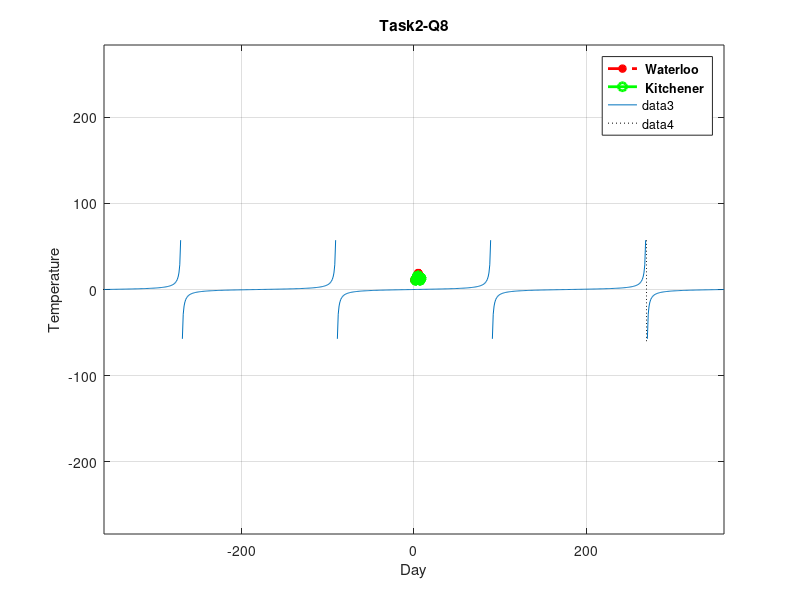

Write MATLAB code to recreate this figure.
% Plotting
% Author: Chul Min Yeum
% Email: cmyeum@uwaterloo.ca
% Last updated: 2019-06-12

% Write your script to solve questions in a cumulative way

%% Task 2: Plot a vector
close;clc;clear

x = 1:7;
y = [11 13 14 12 19 11 12];
plot(x,y, 'r')

xlabel('Day');
ylabel('Temperature');
title('Task2-base plot');

%% Task2-Q1: Change the line as a dashed line
% https://www.mathworks.com/help/matlab/ref/plot.html#btzitot-LineSpec
close;clc;clear

x = 1:7;
y = [11 13 14 12 19 11 12];
plot(x,y, '--r')

xlabel('Day');
ylabel('Temperature');
title('Task2-Q1');

%% Task2-Q2: Add data point markers on the line
% https://www.mathworks.com/help/matlab/ref/plot.html#btzitot-LineSpec
close;clc;clear

x = 1:7;
y = [11 13 14 12 19 11 12];
plot(x,y, '--r*')

xlabel('Day');
ylabel('Temperature');
title('Task2-Q2');

%% Task2-Q3: Change the line width
% https://www.mathworks.com/help/matlab/ref/plot.html#namevaluepairarguments
close;clc;clear

x = 1:7;
y = [11 13 14 12 19 11 12];
plot(x,y, '--r*', 'linewidth', 2)

xlabel('Day');
ylabel('Temperature');
title('Task2-Q3');

%% Task2-Q4: Make the same length for the data along each axis
% See the axis. The unit lengthes in x- and y-axis are different. How to
% make them identical? axis equal
close;clc;clear

x = 1:7;
y = [11 13 14 12 19 11 12];
plot(x,y, '--r*', 'linewidth', 2)

axis equal
xlabel('Day');
ylabel('Temperature');
title('Task2-Q4');

%% Task2-Q5: Add another line using "hold on" (different color lines)
% x2 = 2:8; 
% y2 = [11 12 15 16 12 11 13];
% https://www.mathworks.com/help/matlab/ref/hold.html
close;clc;clear

x = 1:7;
y = [11 13 14 12 19 11 12];
plot(x,y, '--r*', 'linewidth', 2)

hold on;
x2 = 2:8; 
y2 = [11 12 15 16 12 11 13];
plot(x2,y2, '-go', 'linewidth', 2)

axis equal
xlabel('Day');
ylabel('Temperature');
title('Task2-Q5');

%% Task2-Q6: Turn on grid
% grid on
close;clc;clear

x = 1:7;
y = [11 13 14 12 19 11 12];
plot(x,y, '--r*', 'linewidth', 2)

hold on;
x2 = 2:8; 
y2 = [11 12 15 16 12 11 13];
plot(x2,y2, '-go', 'linewidth', 2)

axis equal
grid on
xlabel('Day');
ylabel('Temperature');
title('Task2-Q6');

%% Task2-Q7: Add legend (label) to your graph (Let's say 'Waterloo' and 'Kitchener')
% https://www.mathworks.com/help/matlab/ref/legend.html
close;clc;clear

x = 1:7;
y = [11 13 14 12 19 11 12];
plot(x,y, '--r*', 'linewidth', 2)

hold on;
x2 = 2:8; 
y2 = [11 12 15 16 12 11 13];
plot(x2,y2, '-go', 'linewidth', 2)

legend('Waterloo', 'Kitchener');
axis equal
grid on
xlabel('Day');
ylabel('Temperature');
title('Task2-Q7');

%% Task2-Q8: Make the legend text as a bold font
close;clc;clear

x = 1:7;
y = [11 13 14 12 19 11 12];
plot(x,y, '--r*', 'linewidth', 2)

hold on;
x2 = 2:8; 
y2 = [11 12 15 16 12 11 13];
plot(x2,y2, '-go', 'linewidth', 2)

legend('\bf Waterloo', '\bf Kitchener');
axis equal
grid on
xlabel('Day');
ylabel('Temperature');
title('Task2-Q8');

%% Task2-Q9: Think about what components you want to add to this graph? Any ideas are welcome!!!
close;clc;clear

x = -360:1:360;
y = tand(x);
plot(x, y);

hold on;

y2 = -60:1:60;
x2 = 270*ones(numel(y2),1);

plot(x2, y2, ':k')























